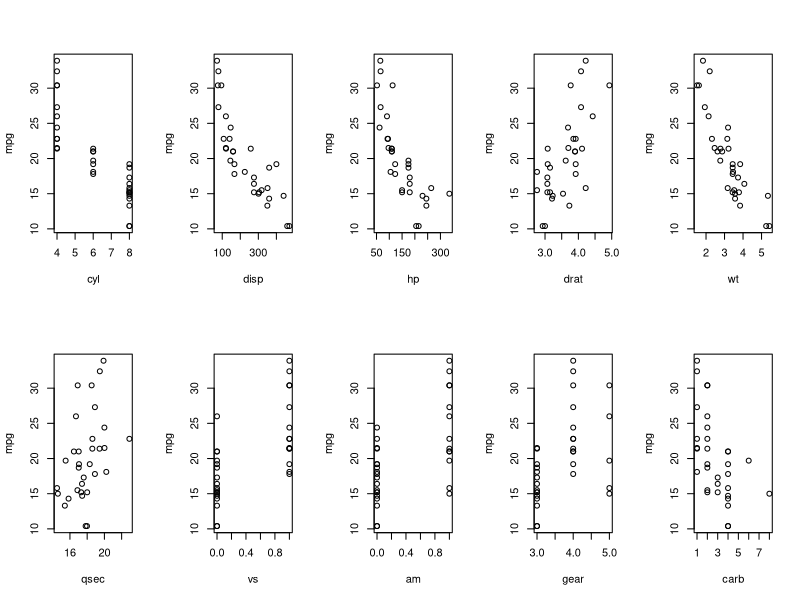
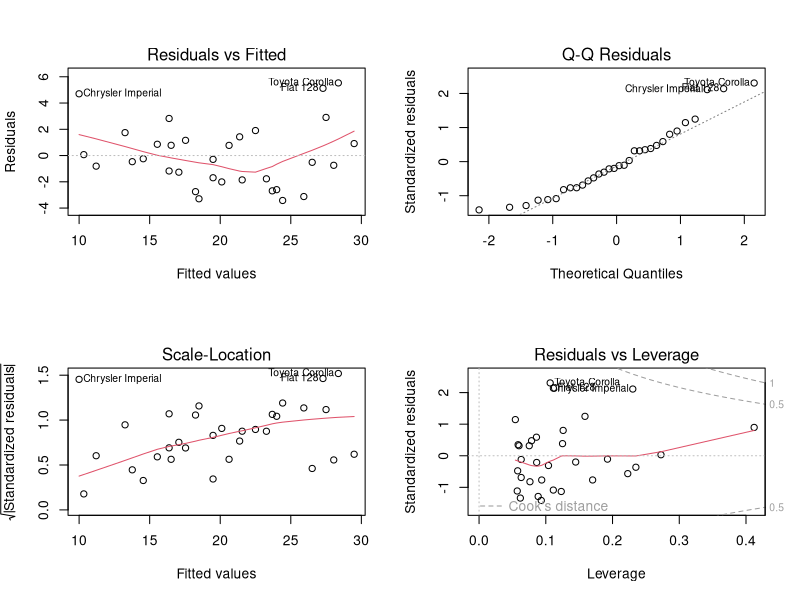

The R source for these figures, in order:
## ---- chunk 1
data(mtcars)
par(mfrow=c(2,5)); plot(mpg ~., data=mtcars)
## ---- chunk 2
comp <- t.test(mtcars[which(mtcars$am == 0), "mpg"], mtcars[which(mtcars$am == 1), "mpg"])
## ---- chunk 3
fit <- lm(mpg ~ factor(am), data = mtcars); summary(fit)
## ---- chunk 4
fit2 <- lm(mpg ~ factor(am) + hp + wt, data = mtcars); summary(fit2)
## ---- chunk 5
par(mfrow=c(2,2)); plot(fit2)
